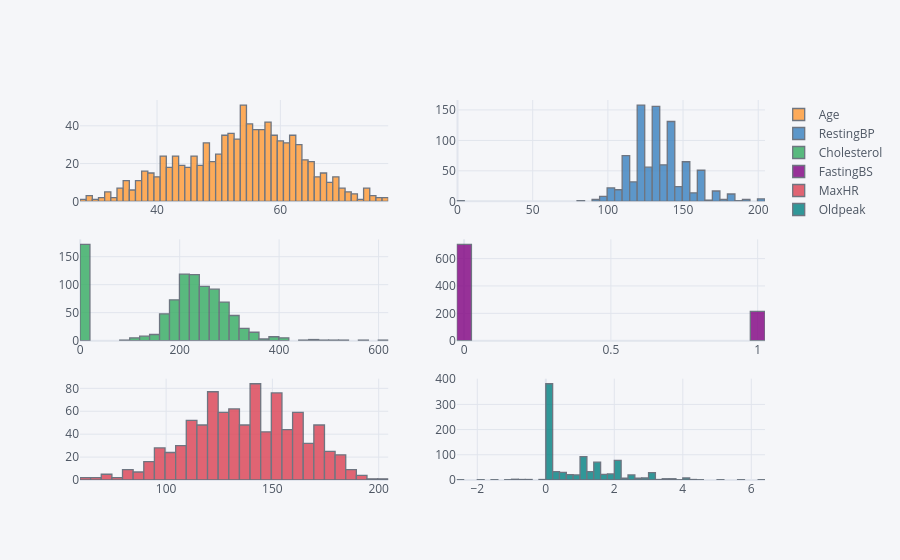

The cell this chart's notebook holds for it:
### Code cell
df[numerical].iplot(kind='histogram', subplots=True,bins=50)

### Figure 1 — Plotly figure (JSON) as saved in the notebook; plotly's stock layout.template omitted (floating-point values rounded to 4 significant figures; data arrays with more than 128 entries replaced by an {"elided": "..."} marker saying what was removed)
{"data": [{"histfunc": "count", "histnorm": "", "marker": {"color": "rgba(255, 153, 51, 1.0)", "line": {"color": "#4D5663", "width": 1.3}}, "name": "Age", "nbinsx": 50, "opacity": 0.8, "orientation": "v", "type": "histogram", "x": {"elided": "918 int values"}, "xaxis": "x", "yaxis": "y"}, {"histfunc": "count", "histnorm": "", "marker": {"color": "rgba(55, 128, 191, 1.0)", "line": {"color": "#4D5663", "width": 1.3}}, "name": "RestingBP", "nbinsx": 50, "opacity": 0.8, "orientation": "v", "type": "histogram", "x": {"elided": "918 int values"}, "xaxis": "x2", "yaxis": "y2"}, {"histfunc": "count", "histnorm": "", "marker": {"color": "rgba(50, 171, 96, 1.0)", "line": {"color": "#4D5663", "width": 1.3}}, "name": "Cholesterol", "nbinsx": 50, "opacity": 0.8, "orientation": "v", "type": "histogram", "x": {"elided": "918 int values"}, "xaxis": "x3", "yaxis": "y3"}, {"histfunc": "count", "histnorm": "", "marker": {"color": "rgba(128, 0, 128, 1.0)", "line": {"color": "#4D5663", "width": 1.3}}, "name": "FastingBS", "nbinsx": 50, "opacity": 0.8, "orientation": "v", "type": "histogram", "x": {"elided": "918 int values"}, "xaxis": "x4", "yaxis": "y4"}, {"histfunc": "count", "histnorm": "", "marker": {"color": "rgba(219, 64, 82, 1.0)", "line": {"color": "#4D5663", "width": 1.3}}, "name": "MaxHR", "nbinsx": 50, "opacity": 0.8, "orientation": "v", "type": "histogram", "x": {"elided": "918 int values"}, "xaxis": "x5", "yaxis": "y5"}, {"histfunc": "count", "histnorm": "", "marker": {"color": "rgba(0, 128, 128, 1.0)", "line": {"color": "#4D5663", "width": 1.3}}, "name": "Oldpeak", "nbinsx": 50, "opacity": 0.8, "orientation": "v", "type": "histogram", "x": {"elided": "918 float values"}, "xaxis": "x6", "yaxis": "y6"}], "layout": {"autosize": true, "barmode": "overlay", "legend": {"bgcolor": "#F5F6F9", "font": {"color": "#4D5663"}}, "paper_bgcolor": "#F5F6F9", "plot_bgcolor": "#F5F6F9", "title": {"font": {"color": "#4D5663"}}, "xaxis": {"anchor": "y", "autorange": true, "domain": [0, 0.45], "gridcolor": "#E1E5ED", "range": [27.5, 77.5], "showgrid": true, "tickfont": {"color": "#4D5663"}, "title": {"font": {"color": "#4D5663"}, "text": ""}, "type": "linear", "zerolinecolor": "#E1E5ED"}, "xaxis2": {"anchor": "y2", "autorange": true, "domain": [0.55, 1], "gridcolor": "#E1E5ED", "range": [-0.5, 204.5], "showgrid": true, "tickfont": {"color": "#4D5663"}, "title": {"font": {"color": "#4D5663"}, "text": ""}, "type": "linear", "zerolinecolor": "#E1E5ED"}, "xaxis3": {"anchor": "y3", "autorange": true, "domain": [0, 0.45], "gridcolor": "#E1E5ED", "range": [-0.5, 619.5], "showgrid": true, "tickfont": {"color": "#4D5663"}, "title": {"font": {"color": "#4D5663"}, "text": ""}, "type": "linear", "zerolinecolor": "#E1E5ED"}, "xaxis4": {"anchor": "y4", "autorange": true, "domain": [0.55, 1], "gridcolor": "#E1E5ED", "range": [-0.025, 1.025], "showgrid": true, "tickfont": {"color": "#4D5663"}, "title": {"font": {"color": "#4D5663"}, "text": ""}, "type": "linear", "zerolinecolor": "#E1E5ED"}, "xaxis5": {"anchor": "y5", "autorange": true, "domain": [0, 0.45], "gridcolor": "#E1E5ED", "range": [59.5, 204.5], "showgrid": true, "tickfont": {"color": "#4D5663"}, "title": {"font": {"color": "#4D5663"}, "text": ""}, "type": "linear", "zerolinecolor": "#E1E5ED"}, "xaxis6": {"anchor": "y6", "autorange": true, "domain": [0.55, 1], "gridcolor": "#E1E5ED", "range": [-2.6, 6.4], "showgrid": true, "tickfont": {"color": "#4D5663"}, "title": {"font": {"color": "#4D5663"}, "text": ""}, "type": "linear", "zerolinecolor": "#E1E5ED"}, "yaxis": {"anchor": "x", "autorange": true, "domain": [0.7333, 1], "gridcolor": "#E1E5ED", "range": [0, 53.68], "showgrid": true, "tickfont": {"color": "#4D5663"}, "title": {"font": {"color": "#4D5663"}, "text": ""}, "zerolinecolor": "#E1E5ED"}, "yaxis2": {"anchor": "x2", "autorange": true, "domain": [0.7333, 1], "gridcolor": "#E1E5ED", "range": [0, 166.3], "showgrid": true, "tickfont": {"color": "#4D5663"}, "title": {"font": {"color": "#4D5663"}, "text": ""}, "zerolinecolor": "#E1E5ED"}, "yaxis3": {"anchor": "x3", "autorange": true, "domain": [0.3667, 0.6333], "gridcolor": "#E1E5ED", "range": [0, 181.1], "showgrid": true, "tickfont": {"color": "#4D5663"}, "title": {"font": {"color": "#4D5663"}, "text": ""}, "zerolinecolor": "#E1E5ED"}, "yaxis4": {"anchor": "x4", "autorange": true, "domain": [0.3667, 0.6333], "gridcolor": "#E1E5ED", "range": [0, 741.1], "showgrid": true, "tickfont": {"color": "#4D5663"}, "title": {"font": {"color": "#4D5663"}, "text": ""}, "zerolinecolor": "#E1E5ED"}, "yaxis5": {"anchor": "x5", "autorange": true, "domain": [0, 0.2667], "gridcolor": "#E1E5ED", "range": [0, 88.42], "showgrid": true, "tickfont": {"color": "#4D5663"}, "title": {"font": {"color": "#4D5663"}, "text": ""}, "zerolinecolor": "#E1E5ED"}, "yaxis6": {"anchor": "x6", "autorange": true, "domain": [0, 0.2667], "gridcolor": "#E1E5ED", "range": [0, 402.1], "showgrid": true, "tickfont": {"color": "#4D5663"}, "title": {"font": {"color": "#4D5663"}, "text": ""}, "zerolinecolor": "#E1E5ED"}}}
